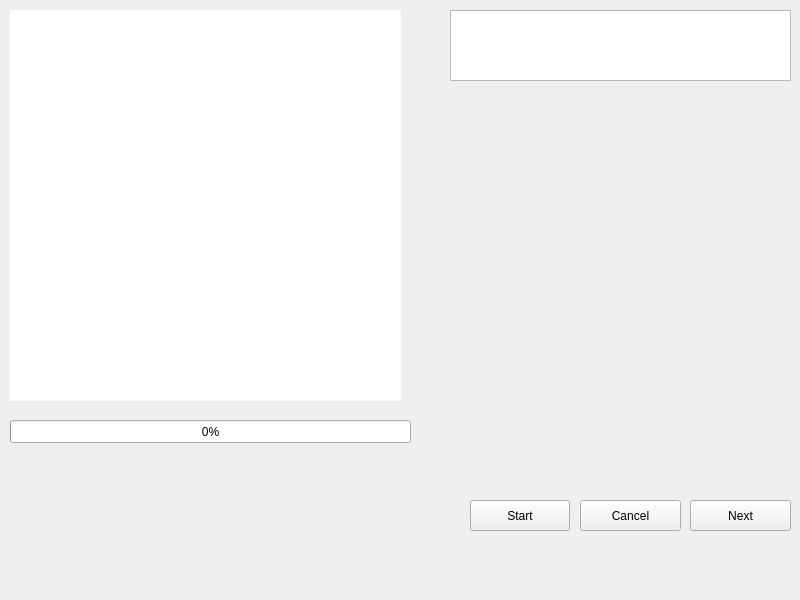
<?xml version="1.0" encoding="UTF-8"?>
<ui version="4.0">
 <class>SensorsCalibrationPanel</class>
 <widget class="QWidget" name="SensorsCalibrationPanel">
  <property name="geometry">
   <rect>
    <x>0</x>
    <y>0</y>
    <width>800</width>
    <height>600</height>
   </rect>
  </property>
  <property name="sizePolicy">
   <sizepolicy hsizetype="Fixed" vsizetype="Fixed">
    <horstretch>0</horstretch>
    <verstretch>0</verstretch>
   </sizepolicy>
  </property>
  <property name="font">
   <font>
    <kerning>false</kerning>
   </font>
  </property>
  <property name="windowTitle">
   <string>RC channel setup</string>
  </property>
  <widget class="QPushButton" name="cancel">
   <property name="geometry">
    <rect>
     <x>580</x>
     <y>500</y>
     <width>101</width>
     <height>31</height>
    </rect>
   </property>
   <property name="text">
    <string>Cancel</string>
   </property>
  </widget>
  <widget class="QTextBrowser" name="commLog">
   <property name="geometry">
    <rect>
     <x>450</x>
     <y>10</y>
     <width>341</width>
     <height>71</height>
    </rect>
   </property>
   <property name="font">
    <font>
     <pointsize>12</pointsize>
    </font>
   </property>
   <property name="frameShadow">
    <enum>QFrame::Sunken</enum>
   </property>
   <property name="html">
    <string>&lt;!DOCTYPE HTML PUBLIC &quot;-//W3C//DTD HTML 4.0//EN&quot; &quot;http://www.w3.org/TR/REC-html40/strict.dtd&quot;&gt;
&lt;html&gt;&lt;head&gt;&lt;meta name=&quot;qrichtext&quot; content=&quot;1&quot; /&gt;&lt;style type=&quot;text/css&quot;&gt;
p, li { white-space: pre-wrap; }
&lt;/style&gt;&lt;/head&gt;&lt;body style=&quot; font-family:'MS Shell Dlg 2'; font-size:12pt; font-weight:400; font-style:normal;&quot;&gt;
&lt;p style=&quot; margin-top:0px; margin-bottom:0px; margin-left:0px; margin-right:0px; -qt-block-indent:0; text-indent:0px;&quot;&gt; &lt;/p&gt;&lt;/body&gt;&lt;/html&gt;</string>
   </property>
  </widget>
  <widget class="QPushButton" name="start">
   <property name="geometry">
    <rect>
     <x>470</x>
     <y>500</y>
     <width>100</width>
     <height>31</height>
    </rect>
   </property>
   <property name="text">
    <string>Start</string>
   </property>
  </widget>
  <widget class="QPushButton" name="next">
   <property name="geometry">
    <rect>
     <x>690</x>
     <y>500</y>
     <width>101</width>
     <height>31</height>
    </rect>
   </property>
   <property name="text">
    <string>Next</string>
   </property>
  </widget>
  <widget class="QGraphicsView" name="picture">
   <property name="geometry">
    <rect>
     <x>10</x>
     <y>10</y>
     <width>391</width>
     <height>391</height>
    </rect>
   </property>
   <property name="sizePolicy">
    <sizepolicy hsizetype="Preferred" vsizetype="Preferred">
     <horstretch>0</horstretch>
     <verstretch>0</verstretch>
    </sizepolicy>
   </property>
   <property name="minimumSize">
    <size>
     <width>391</width>
     <height>391</height>
    </size>
   </property>
   <property name="maximumSize">
    <size>
     <width>391</width>
     <height>391</height>
    </size>
   </property>
   <property name="font">
    <font>
     <kerning>true</kerning>
    </font>
   </property>
   <property name="acceptDrops">
    <bool>false</bool>
   </property>
   <property name="frameShape">
    <enum>QFrame::NoFrame</enum>
   </property>
   <property name="frameShadow">
    <enum>QFrame::Plain</enum>
   </property>
   <property name="verticalScrollBarPolicy">
    <enum>Qt::ScrollBarAlwaysOff</enum>
   </property>
   <property name="horizontalScrollBarPolicy">
    <enum>Qt::ScrollBarAlwaysOff</enum>
   </property>
  </widget>
  <widget class="QProgressBar" name="progressBar">
   <property name="geometry">
    <rect>
     <x>10</x>
     <y>420</y>
     <width>401</width>
     <height>23</height>
    </rect>
   </property>
   <property name="value">
    <number>0</number>
   </property>
  </widget>
 </widget>
 <resources/>
 <connections/>
</ui>
